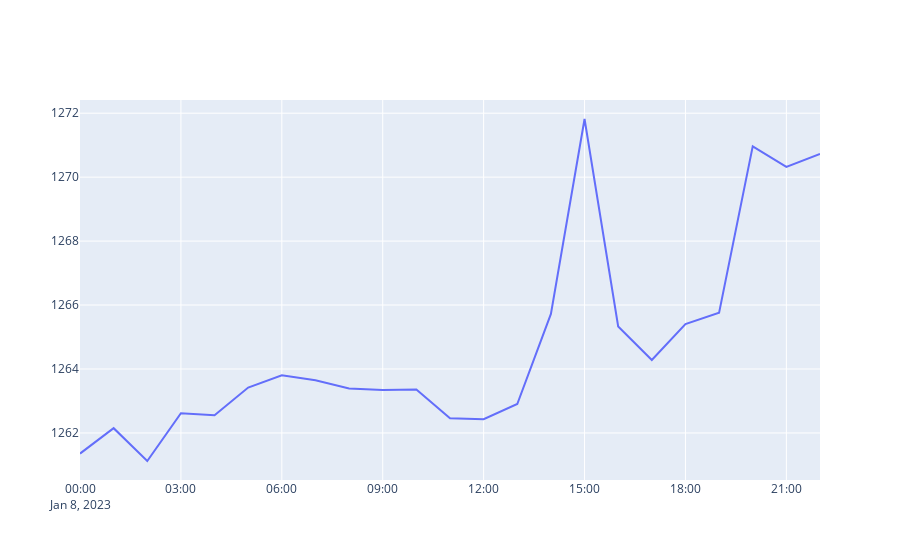
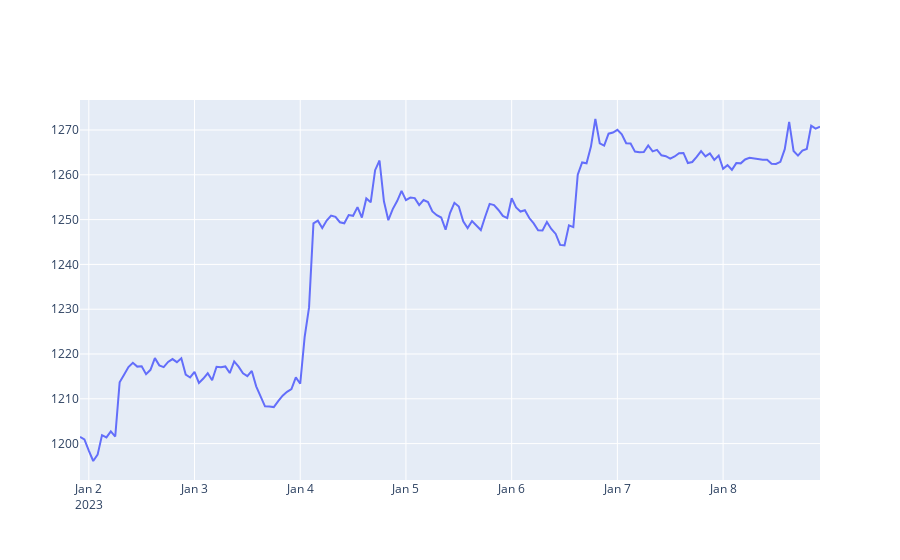
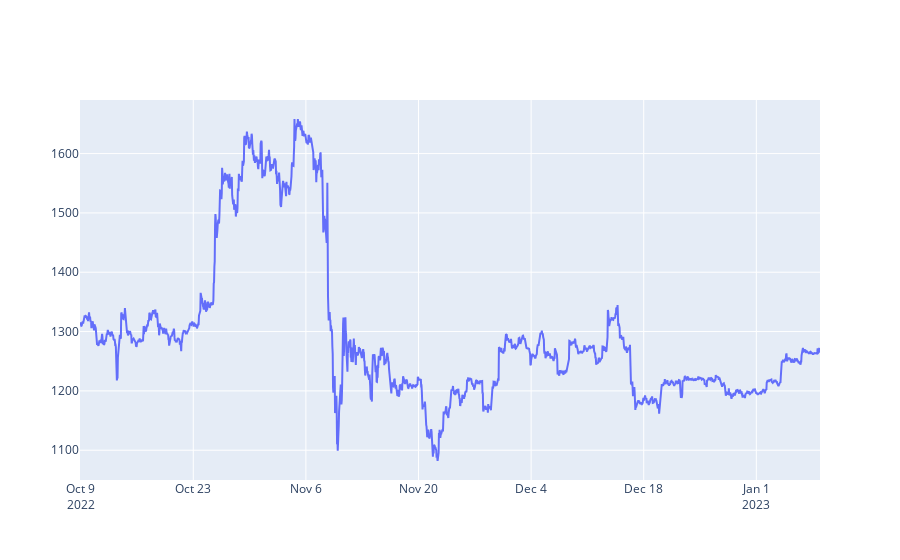
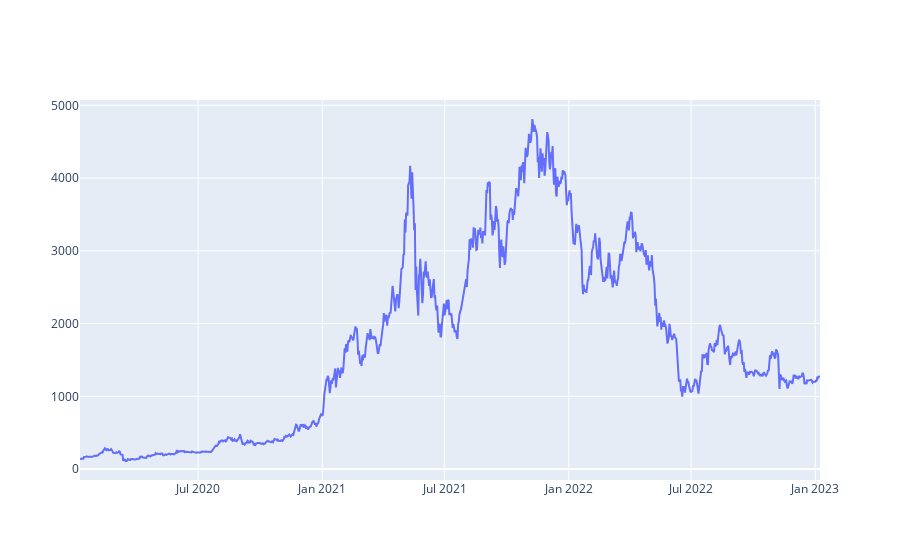

These figures' notebook cell, in order:
### Code cell
( getLine(getRates('ETH-USD',  '1d',  '1h')) )
( getLine(getRates('ETH-USD',  '1wk',  '1h')) )
( getLine(getRates('ETH-USD',  '3mo',  '1h')) )
( getLine(getRates('ETH-USD',  '3y',  '1d')) )

### Figure 1 — Plotly figure (JSON) as saved in the notebook; plotly's stock layout.template omitted (floating-point values rounded to 4 significant figures)
{"data": [{"x": ["2023-01-08T00:00:00", "2023-01-08T01:00:00", "2023-01-08T02:00:00", "2023-01-08T03:00:00", "2023-01-08T04:00:00", "2023-01-08T05:00:00", "2023-01-08T06:00:00", "2023-01-08T07:00:00", "2023-01-08T08:00:00", "2023-01-08T09:00:00", "2023-01-08T10:00:00", "2023-01-08T11:00:00", "2023-01-08T12:00:00", "2023-01-08T13:00:00", "2023-01-08T14:00:00", "2023-01-08T15:00:00", "2023-01-08T16:00:00", "2023-01-08T17:00:00", "2023-01-08T18:00:00", "2023-01-08T19:00:00", "2023-01-08T20:00:00", "2023-01-08T21:00:00", "2023-01-08T22:00:00"], "y": [1261.0, 1262.0, 1261.0, 1263.0, 1263.0, 1263.0, 1264.0, 1264.0, 1263.0, 1263.0, 1263.0, 1262.0, 1262.0, 1263.0, 1266.0, 1272.0, 1265.0, 1264.0, 1265.0, 1266.0, 1271.0, 1270.0, 1271.0], "type": "scatter"}], "layout": {"xaxis": {"type": "date", "range": ["2023-01-08", "2023-01-08 22:00"], "autorange": true}, "yaxis": {"type": "linear", "range": [1261.0, 1272.0], "autorange": true}, "autosize": true}}

### Figure 2 — Plotly figure (JSON) as saved in the notebook; plotly's stock layout.template omitted (floating-point values rounded to 4 significant figures; data arrays with more than 128 entries replaced by an {"elided": "..."} marker saying what was removed)
{"data": [{"x": {"elided": "169 str values"}, "y": {"elided": "169 float values"}, "type": "scatter"}], "layout": {"xaxis": {"type": "date", "range": ["2023-01-01 22:00", "2023-01-08 22:00"], "autorange": true}, "yaxis": {"type": "linear", "range": [1192.0, 1277.0], "autorange": true}, "autosize": true}}

### Figure 3 — Plotly figure (JSON) as saved in the notebook; plotly's stock layout.template omitted (floating-point values rounded to 4 significant figures; data arrays with more than 128 entries replaced by an {"elided": "..."} marker saying what was removed)
{"data": [{"x": {"elided": "2207 str values"}, "y": {"elided": "2207 float values"}, "type": "scatter"}], "layout": {"xaxis": {"type": "date", "range": ["2022-10-08 22:00", "2023-01-08 22:00"], "autorange": true}, "yaxis": {"type": "linear", "range": [1050.0, 1690.0], "autorange": true}, "autosize": true}}

### Figure 4 — Plotly figure (JSON) as saved in the notebook; plotly's stock layout.template omitted (floating-point values rounded to 4 significant figures; data arrays with more than 128 entries replaced by an {"elided": "..."} marker saying what was removed)
{"data": [{"x": {"elided": "1097 str values"}, "y": {"elided": "1097 float values"}, "type": "scatter"}], "layout": {"xaxis": {"type": "date", "range": ["2020-01-08", "2023-01-08"], "autorange": true}, "yaxis": {"type": "linear", "range": [-150.6, 5073.0], "autorange": true}, "autosize": true}}
